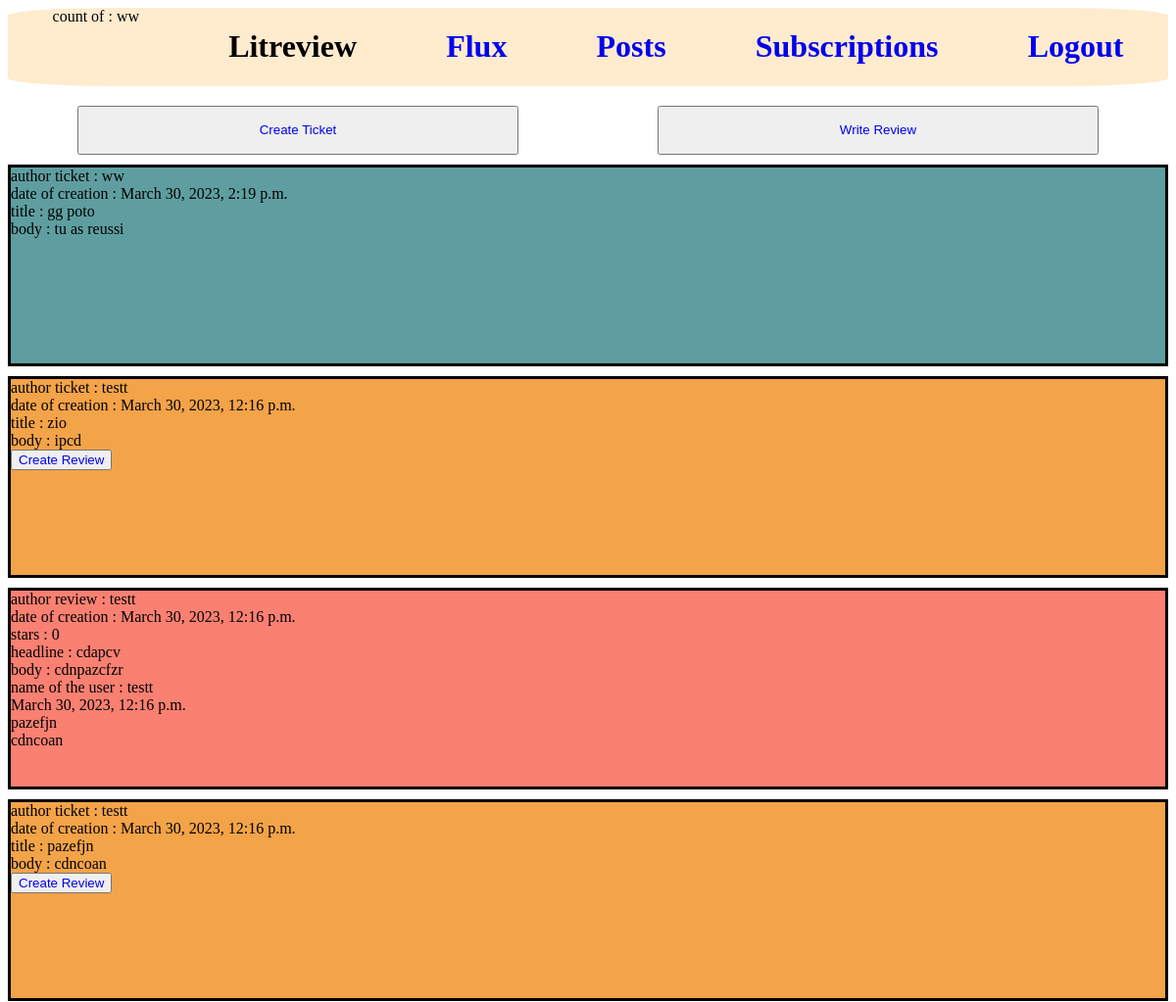
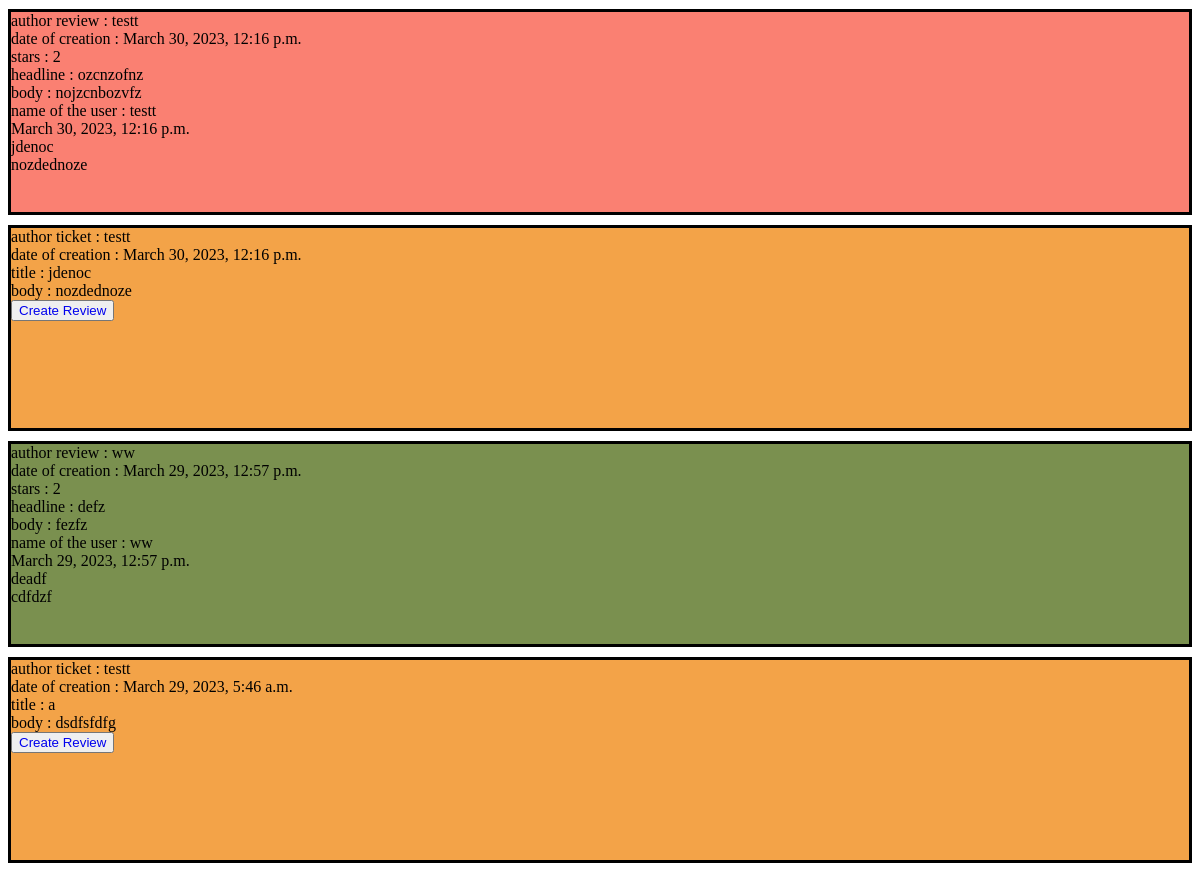
The app's page /dashboard/flux (signed in) with its own data (2 pictures, top to bottom).
### accounts/models.py (models this page shows)
class CustomUser(AbstractUser):
    pass
    def __str__(self):
        return (f"name of the user :  {self.username}")

### reviews/models.py (models this page shows, shortened)
class Ticket(models.Model):
    title = models.CharField(max_length=128)
    slug = models.SlugField(max_length=128)
    description = models.TextField(max_length=2048, blank=True)
    user = models.ForeignKey(to=settings.AUTH_USER_MODEL, on_delete=models.CASCADE)
    image = models.ImageField(null=True, blank=True, upload_to='images')
    time_created = models.DateTimeField(auto_now_add=True)

class Review(models.Model):
    ticket = models.ForeignKey(to=Ticket, on_delete=models.CASCADE)
    rating = models.PositiveSmallIntegerField(validators=[MinValueValidator(0), MaxValueValidator(5)])
    headline = models.CharField(max_length=128)
    body = models.TextField(max_length=8192, blank=True)
    user = models.ForeignKey(to=settings.AUTH_USER_MODEL, on_delete=models.CASCADE)
    time_created = models.DateTimeField(auto_now_add=True)

### reviews/views.py (the view)
# urls.py: path("flux", main, name="reviews-main"),
def main(request):
    list_review_personal = []
    ticket_no_comment = []
    review_final = []
    ticket_final = []
    list_review_ticket_id = []
    list_id_followed_users = []
    list_id_review_followed_user = []
    list_id_ticket_followed_user = []
    listfinal = []
    followed_user = UserFollows.objects.filter(user=request.user)
    review = Review.objects.filter(user=request.user)
    tickets = Ticket.objects.filter(user=request.user)
    for i in review:
        list_review_personal.append(i)
        listfinal.append(i)
    for i in range(len(review)):
        a = review[i].ticket_id
        list_review_ticket_id.append(a)
    for tick in tickets:
        if tick.id not in list_review_ticket_id:
            ticket_no_comment.append(tick)
            listfinal.append(tick)
    for i in followed_user:
        list_id_followed_users.append(i.followed_user_id)
    review_all_user = Review.objects.all()
    for i in review_all_user:
        if i.user_id in list_id_followed_users:
            list_id_review_followed_user.append(i.id)
    for i in list_id_review_followed_user:
        reviews = Review.objects.filter(id__in=[i])
        for z in reviews:
            review_final.append(z)
            listfinal.append(z)
    ticket_all_user = Ticket.objects.all()
    for i in ticket_all_user:
        if i.user_id in list_id_followed_users:
            list_id_ticket_followed_user.append(i.id)
    for i in list_id_ticket_followed_user:
        tickets = Ticket.objects.filter(id__in=[i])
        for z in tickets:
            ticket_final.append(z)
            listfinal.append(z)
    sorted_listfinal = sorted(listfinal, key=lambda post: post.time_created, reverse=True)
    context={"f": review_final, "ff": ticket_final, "r":list_review_personal, "rr":ticket_no_comment,  "ss": sorted_listfinal}
    return render(request, "reviews/flux.html", context)

### reviews/templates/reviews/flux.html
{% extends 'base.html' %}
{% block content %}
<div class="principal_btn_flux">
    <button class="btn_create_ticket"><a href="{% url 'reviews-new_ticket' %}">Create Ticket</a></button>
    <button class="btn_write_review"><a href="{% url 'reviews-new_review' %}">Write Review</a></button>
</div>
{% for post in ss %}
    {% if post in ff %}
        <article class="ticket ticket_followed_user">
            <div> author ticket : {{ post.user.username }}</div>
            <div>date of creation : {{ post.time_created }}</div>
            <div>title : {{ post.title }}</div>
            <div>body : {{ post.description }}</div>
            <button><a href="{% url 'reviews-respond_ticket' post.id %}">Create Review</a></button>
        </article>
    {% elif post in rr %}
        <article class="ticket ticket_user">
            <div> author ticket : {{ post.user.username }}</div>
            <div>date of creation : {{ post.time_created }}</div>
            <div>title : {{ post.title }}</div>
            <div>body : {{ post.description }}</div>
        </article>
    {% elif post in f %}
        <article class="review review_followed_user">
            <div> author review : {{ post.user.username }}</div>
            <div>date of creation : {{ post.time_created }}</div>
            <div>stars : {{ post.rating }}</div>
            <div>headline : {{ post.headline }}</div>
            <div>body : {{ post.body }}</div>
            <div>{{ post.ticket.user }}</div>
            <div>{{ post.ticket.time_created }}</div>
            <div>{{ post.ticket.title }}</div>
            <div>{{ post.ticket.description }}</div>
        </article>
    {% elif post in r %}
        <article class="review review_user">
            <div> author review : {{ post.user.username }}</div>
            <div>date of creation : {{ post.time_created }}</div>
            <div>stars : {{ post.rating }}</div>
            <div>headline : {{ post.headline }}</div>
            <div>body : {{ post.body }}</div>
            <div>{{ post.ticket.user }}</div>
            <div>{{ post.ticket.time_created }}</div>
            <div>{{ post.ticket.title }}</div>
            <div>{{ post.ticket.description }}</div>
        </article>
    {% endif %}
{%  endfor %}
{% endblock %}

### templates/base.html (shortened to what this page needs)
{% load static %}
<!DOCTYPE html>
<html lang="en">
<head>
    <link rel="stylesheet" type="text/css" href="{% static 'css/nav_bar.css' %}">
    <link rel="stylesheet" type="text/css" href="{% static 'css/create_ticket_review.css' %}">
    <link rel="stylesheet" type="text/css" href="{% static 'css/flux.css' %}">
    <link rel="stylesheet" type="text/css" href="{% static 'css/posts.css' %}">
</head>
<body>
    <div class="navigation_bar">
        {% if user.is_authenticated %}
        count of : {{user.username}}
        {% endif %}
        <h1>Litreview</h1>
        <a href="{% url 'reviews-main' %}"><h1>Flux</h1></a>
        <a href="{% url 'reviews-posts' %}"><h1>Posts</h1></a>
        <a href="{% url 'reviews-subscriptions' %}"><h1>Subscriptions</h1></a>
        <a href="{% url 'reviews-logout' %}"><h1>Logout</h1></a>
    </div>
{% block content %}{% endblock %}
</body>
</html>

### reviews/static/css/nav_bar.css (style rules this page uses)
.navigation_bar { background-color: blanchedalmond; display: flex; justify-content: space-around; border-radius: 10%; }
a:link { text-decoration: none; }

### reviews/static/css/flux.css (style rules this page uses)
.principal_btn_flux { display: flex; justify-content: space-around; margin-top: 20px; }
.btn_create_ticket { width: 450px; height: 50px; }
.btn_write_review { width: 450px; height: 50px; }
.ticket { margin-top: 10px; border: solid black; height: 200px }
.review { margin-top: 10px; border: solid black; height: 200px }
.review_followed_user { background-color: salmon; }
.review_user { background-color: rgb(122, 144, 79); }
.ticket_followed_user { background-color: rgb(243, 163, 72) }
.ticket_user { background-color: cadetblue; }

### records on screen
CustomUser: username "ww"
Ticket: user.username "ww", time_created "March 30, 2023, 2:19 p.m.", title "gg poto", description "tu as reussi"
Ticket: user.username "testt", time_created "March 30, 2023, 12:16 p.m.", title "zio", description "ipcd"
Review: user.username "testt", time_created "March 30, 2023, 12:16 p.m.", rating "0", headline "cdapcv", body "cdnpazcfzr", ticket.user "name of the user : testt", ticket.time_created "March 30, 2023, 12:16 p.m.", ticket "pazefjn", ticket.description "cdncoan"
Ticket: user.username "testt", time_created "March 30, 2023, 12:16 p.m.", title "pazefjn", description "cdncoan"
Review: user.username "testt", time_created "March 30, 2023, 12:16 p.m.", rating "2", headline "ozcnzofnz", body "nojzcnbozvfz", ticket.user "name of the user : testt", ticket.time_created "March 30, 2023, 12:16 p.m.", ticket "jdenoc", ticket.description "nozdednoze"
Ticket: user.username "testt", time_created "March 30, 2023, 12:16 p.m.", title "jdenoc", description "nozdednoze"
Review: user.username "ww", time_created "March 29, 2023, 12:57 p.m.", rating "2", headline "defz", body "fezfz", ticket.user "name of the user : ww", ticket.time_created "March 29, 2023, 12:57 p.m.", ticket "deadf", ticket.description "cdfdzf"
Ticket: user.username "testt", time_created "March 29, 2023, 5:46 a.m.", title "a", description "dsdfsfdfg"
